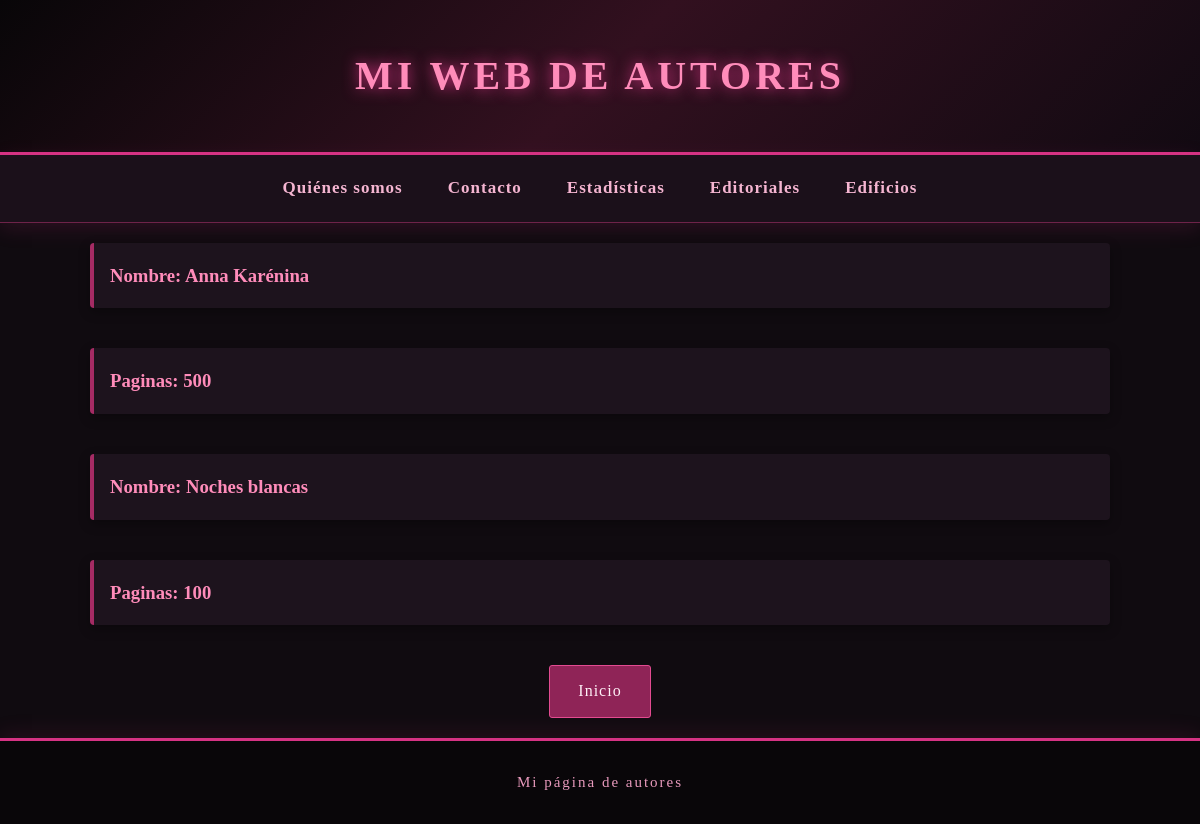
/autores/libros/2, run on the app's committed database.
### autores_clasicos/models.py (models this page shows, shortened)
class Libro(models.Model):
    nombre= models.CharField(max_length=200)
    genero= models.CharField(max_length=200)
    num_paginas= models.PositiveBigIntegerField()
    autor = models.ForeignKey(Autor, on_delete=models.CASCADE)
    editorial= models.ForeignKey(Editorial, on_delete=models.PROTECT, blank=True, null=True)
    '''
    ForeignKey(on_delete=models.PROTECT) -> no se borra si se borra el relacionado
    CASCADE -> se borran los hijitos
    -------------
    Relaciones:
    -Uno a muchos se hace sin poner nada, con fk normal
        autor = models.ForeignKey(Autor, on_delete=models.CASCADE)
        Lo pongo en LIBRO y asi digo un LIBRO puede tener un autor
        pero un autor muchos libros
    -el many to many tenemos que decir a django que cree una tabla intermedia
    autores= models.ManyToManyField(Autor, related_name="hola", blank=True)
    (debes mirar en bbdd en qué entidad concreta se crea el campo cuando es m:n), las normas de formalización
    La tabla intermedia puede tener un atributo extra o varios (relacion aula- personasClase tiene olor)->
    Pues añades un nuevo parametro despues de Autor, que es through="nombreClase"->
     esa clase que he creado tiene fk de cada una de las otras dos tablas
     + el resto de atributos que me den la gana
     -onetoonefield es uno a uno
     models.OneToOneField(...)


     -> agregar haces libro.autores.add(autor)
--------
related_name: sirve para personalizar el acceso inverso a una relación. SUSTITUYE AL _set      .all()
__ : sirve para consultas: Libro.objects.filter(edificio__nombre='Torre del Oro')
     y coge y atraviesa todo


__ (doble guion bajo): sirve para navegar por relaciones en consultas (filter, annotate, aggregate, etc.).

-----------------------------------------------------------------------------------------------
problema n+1 y su solución->
dos soluciones:
-select_related() -> uno dos registros
    libros= Libro.objects.select_related("editorial") //es como una consulta JOIN, para este libro ponme los datos de su
    editorial relacionada. Es solo una consulta. Dentro de libro debe existir la col editorial que sea fk, claro

-prefetch_related() -> a veces de cada libro hay un numero indeterminado de editoriales (one to many o many to many)
para cada libro me puede sacar 4 autores, para otro 2...
asi que usamos prefetch_related()
asi que para usarlo haces print de libro.autores.all()
------------------------------------------------------------------------------------------------
combinacion de related y prefetch


libros= Libro.objetcs.select_related("editorial").prefetch_related("autores")
es decir: dame para cada libro su editorial y todos sus autores (las dos fk que tiene)

el prefetch te coge todos los datos de la tabla referenciada, puedo especificar la consulta sql

editoriales= Editorial.objects.prefetch_related(
Prefetch(
"libros"
queryset=Libro.objects.filter(disponible=True).order_by("titulo))
etc etc etc
)

------------------------------------------------------------------------------------------------------
DIFERENCIAS:
SUSTITYYE AL FOR PARA HACER CONSULTAS MAS OPTIMAS
-annotate() -> añadir un cálculo a cada objeto individual(cuántos pasteles tiene cada sucursal)


-aggregate()-> como annotate pero en vez de dar un resultado por cada objeto, da un resultado global (cuántos pasteles
tienen todas las sucursales juntas)


SUSTITYE A AVG, COUNT SUM MAX LO PODRIA HACER EN PYTHON PERO LO HAGO CON SQL
-select_related() -> optimizar consultas cuando hay fk. (VENTAS relaciona SUCURSAL con PASTEL. Puedo coger todas las VENTAS
e i terar en cada venta para ir contando cuántos pastele en total ha vendido cada sucursal
o  hacer un JOIN de dame VENTA donde sucursal sea 'aeropuerto' y donde PASTEL.SABOR sea 'fresa')ç




-prefetch_related() ->
# 1. Obtenemos todos los empleados de la base de datos.
# prefetch_related("sucursales") le dice a Django que también
# cargue las sucursales relacionadas con cada empleado.
# Así evitamos hacer una consulta por cada empleado al acceder a sus sucursales.

empleados = Empleado.objects.prefetch_related("sucursales")


# 2. Recorremos uno por uno todos los empleados obtenidos.
for empleado in empleados:

    # 3. Obtenemos todas las sucursales a las que pertenece este empleado.
    # Como hemos utilizado prefetch_related(), Django ya las ha cargado.
    sucursales = empleado.sucursales.all()

    # 4. Contamos cuántas sucursales tiene este empleado.
    # len() cuenta los elementos de la lista (QuerySet precargado).
    total = len(sucursales)

    # 5. Mostramos el nombre del empleado.
    print(empleado.nombre)

    # 6. Mostramos el número total de sucursales de ese empleado.
    print("Total de sucursales:", total)

    # 7. Recorremos todas las sucursales de este empleado.
    for sucursal in sucursales:

        # 8. Mostramos el nombre de cada sucursal.
        print(sucursal.nombre)


        --DEBERES USAR LO ANTEERIOR, META, STR




        Utiliza Prefetch para obtener solo los libros disponibles de cada editorial.
        solo los libros cuyo autor no este funado
    '''

### autores_clasicos/views.py (the view)
# urls.py: path('libros/<int:id>', views.libros_autor, name='libros_autor_actual'),
def libros_autor(request, id):
    libros = Libro.objects.filter(autor=id)
    return render(request, 'autores_clasicos/todos_libros.html', {
        'libros': libros
    })

### autores_clasicos/templates/autores_clasicos/todos_libros.html
{% extends 'autores_clasicos/main.html' %}
{% block contenido %}
{% for libro in libros %}
    <h3>Nombre: {{libro.nombre}}</h3>
    <h3>Paginas: {{libro.num_paginas}}</h3>
{% endfor %}
    <a href="{% url 'inicio' %}">Inicio</a>
{% endblock %}

### autores_clasicos/static/autores_clasicos/css/autores_clasicos.css (style rules this page uses)
* { margin: 0; padding: 0; box-sizing: border-box; }
body { font-family: 'Georgia', serif; background-color: #100b10; color: #f2dce9; line-height: 1.8; min-height: 100vh; display: flex; flex-direction: column; }
h3 { color: #ff8cba; width: 85%; margin: 20px auto; padding: 16px; background-color: #1d131d; border-radius: 4px; border-left: 4px solid #a52b64; box-shadow: 0 4px 12px rgba(0, 0, 0, 0.3); }
body > a, main > a, p + a, hr + a { display: block; width: fit-content; margin: 20px auto; padding: 11px 28px; background-color: #8f2457; color: #fff0f7; text-decoration: none; border: 1px solid #e34b91; border-radius: 3px; letter-spacing: 1px; transition: 0.3s; }
a { cursor: pointer; }

### data on the page
Libro: nombre "Anna Karénina", num_paginas "500"
Libro: nombre "Noches blancas", num_paginas "100"
